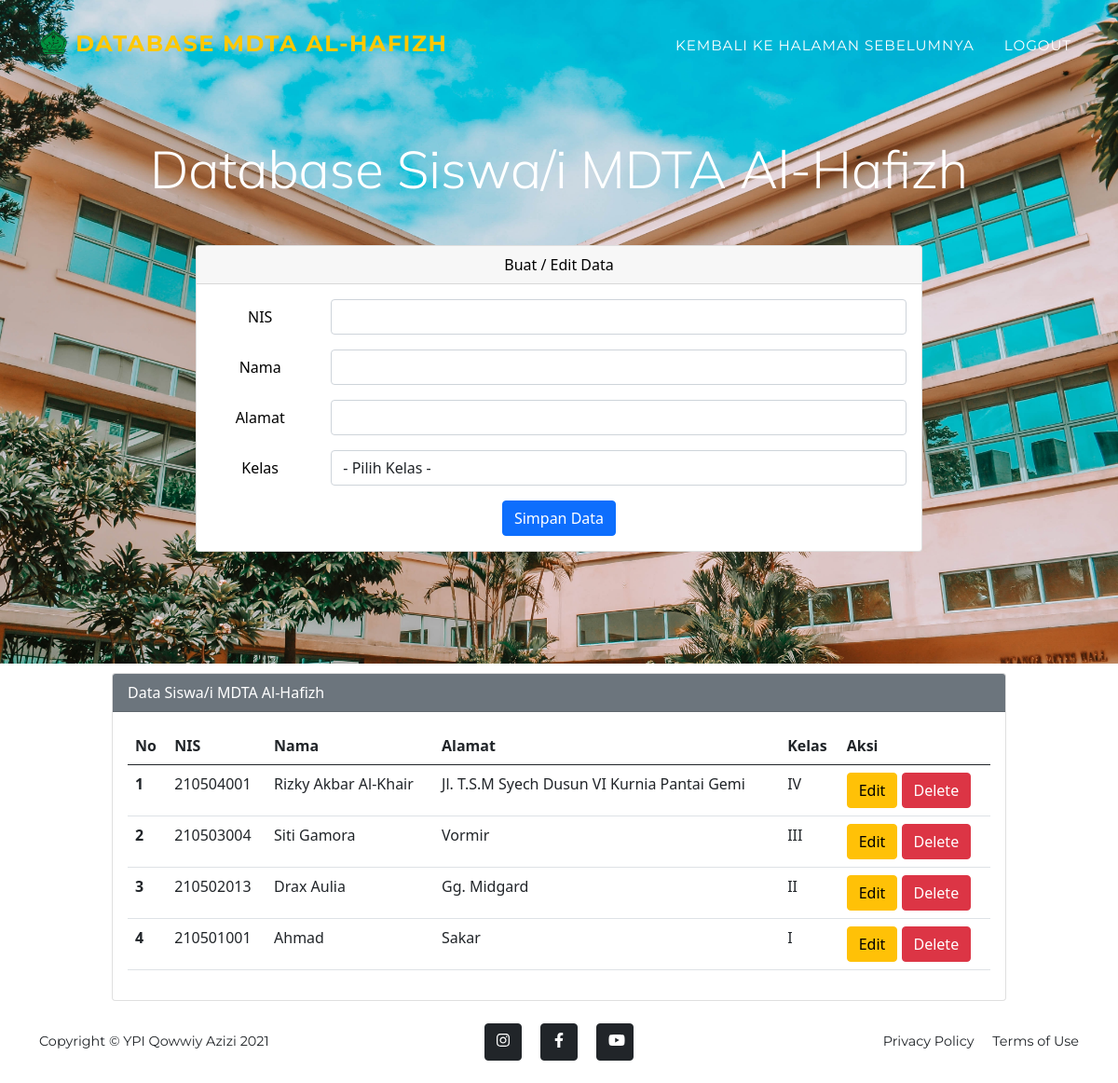
The page /data_mdta.php (signed in) on the database its author committed.
### tables this page shows
CREATE TABLE `dbmda` (
  `id` int(200) NOT NULL,
  `nis` varchar(333) NOT NULL,
  `nama` varchar(333) NOT NULL,
  `alamat` varchar(333) NOT NULL,
  `kelas` varchar(333) NOT NULL
);

### data_mdta.php (the view, shortened to what this page needs)
<?php
$host       = "localhost";
$user       = "root";
$pass       = "";
$db         = "dbsekolah";
$koneksi    = mysqli_connect($host, $user, $pass, $db);
$nis        = "";
$nama       = "";
$alamat     = "";
?>
<!DOCTYPE html>
<html lang="en">
    <head>
        <link href="styles.css" rel="stylesheet" />
        <link href="https://cdn.jsdelivr.net/npm/bootstrap@5.0.0-beta2/dist/css/bootstrap.min.css" rel="stylesheet">
    </head>
    <body id="page-top">
        <nav class="navbar navbar-expand-lg navbar-dark fixed-top" id="mainNav">
            <div class="container">
                <a class="navbar-brand" href="#page-top"><img src="YPI.png" class="mb-2" alt="..." />      Database MDTA Al-Hafizh</a>
                <div class="collapse navbar-collapse" id="navbarResponsive">
                    <ul class="navbar-nav text-uppercase ms-auto py-4 py-lg-0">
                        <li class="nav-item"><a class="nav-link" href="landing-page-tendik.php">Kembali Ke Halaman Sebelumnya</a></li>
                        <li class="nav-item"><a class="nav-link" href="logout.php">Logout</a></li>
                    </ul>
                </div>
            </div>
        </nav>
        <header class="masthead" style="padding-bottom: 10%;
                                        padding-top: 100px;">
        <div class="jumbotron">
            <div class="container">
                <div class="col-lg-12 text-center mt-5 mb-5">
                    <h3 class="display-4" id="font-amru">Database Siswa/i MDTA Al-Hafizh</h3>
                </div>
            </div>
        </div>
        <div class="mx-auto">
            <div class="card">
                <div class="card-header" style="color : black">
                    Buat / Edit Data
                </div>
                <div class="card-body">
                    <form action="" method="POST">
                        <div class="mb-3 row">
                            <label for="nis" class="col-sm-2 col-form-label" style="color: black">NIS</label>
                            <div class="col-sm-10">
                                <input type="text" class="form-control" id="nis" name="nis" value="<?php echo $nis ?>">
                            </div>
                        </div>
                        <div class="mb-3 row">
                            <label for="nama" class="col-sm-2 col-form-label" style="color : black">Nama</label>
                            <div class="col-sm-10">
                                <input type="text" class="form-control" id="nama" name="nama" value="<?php echo $nama ?>">
                            </div>
                        </div>
                        <div class="mb-3 row">
                            <label for="alamat" class="col-sm-2 col-form-label" style="color : black">Alamat</label>
                            <div class="col-sm-10">
                                <input type="text" class="form-control" id="alamat" name="alamat" value="<?php echo $alamat ?>">
                            </div>
                        </div>
                        <div class="mb-3 row">
                            <label for="kelas" class="col-sm-2 col-form-label" style="color : black">Kelas</label>
                            <div class="col-sm-10">
                                <select class="form-control" name="kelas" id="kelas">
                                    <option value="">- Pilih Kelas -</option>
                                </select>
                            </div>
                        </div>
                        <div class="col-12">
                            <input type="submit" name="simpan" value="Simpan Data" class="btn btn-primary" />
                        </div>
                    </form>
                </div>
            </div>
            </div>
            </header>
        <div class="mx-auto" style="width: 80%">
            <div class="card">
                <div class="card-header text-white bg-secondary">
                    Data Siswa/i MDTA Al-Hafizh
                </div>
                <div class="card-body">
                    <table class="table">
                        <thead>
                            <tr>
                                <th scope="col">No</th>
                                <th scope="col">NIS</th>
                                <th scope="col">Nama</th>
                                <th scope="col">Alamat</th>
                                <th scope="col">Kelas</th>
                                <th scope="col">Aksi</th>
                            </tr>
                        </thead>
                        <tbody>
                            <?php
                            $sql2   = "select * from dbmda order by id desc";
                            $q2     = mysqli_query($koneksi, $sql2);
                            $urut   = 1;
                            while ($r2 = mysqli_fetch_array($q2)) {
                                $id         = $r2['id'];
                                $nis        = $r2['nis'];
                                $nama       = $r2['nama'];
                                $alamat     = $r2['alamat'];
                                $kelas      = $r2['kelas'];
                            ?>
                                <tr>
                                    <th scope="row"><?php echo $urut++ ?></th>
                                    <td scope="row"><?php echo $nis ?></td>
                                    <td scope="row"><?php echo $nama ?></td>
                                    <td scope="row"><?php echo $alamat ?></td>
                                    <td scope="row"><?php echo $kelas ?></td>
                                    <td scope="row">
                                        <a href="data_mdta.php?op=edit&id=<?php echo $id ?>"><button type="button" class="btn btn-warning">Edit</button></a>
                                        <a href="data_mdta.php?op=delete&id=<?php echo $id?>" onclick="return confirm('Yakin mau delete data?')"><button type="button" class="btn btn-danger">Delete</button></a>
                                    </td>
                                </tr>
                            <?php
                            }
                            ?>
                        </tbody>
                    </table>
                </div>
            </div>
        </div>
        <footer class="footer py-4">
            <div class="container">
                <div class="row align-items-center">
                    <div class="col-lg-4 text-lg-start">Copyright &copy; YPI Qowwiy Azizi 2021</div>
                    <div class="col-lg-4 my-3 my-lg-0">
                        <a class="btn btn-dark btn-social mx-2" href="https://www.instagram.com/"><i class="fab fa-instagram"></i></a>
                        <a class="btn btn-dark btn-social mx-2" href="https://id-id.facebook.com/"><i class="fab fa-facebook-f"></i></a>
                        <a class="btn btn-dark btn-social mx-2" href="https://www.youtube.com/"><i class="fab fa-youtube"></i></a>
                    </div>
                    <div class="col-lg-4 text-lg-end">
                        <a class="link-dark text-decoration-none me-3" href="#!">Privacy Policy</a>
                        <a class="link-dark text-decoration-none" href="#!">Terms of Use</a>
                    </div>
                </div>
            </div>
        </footer>
    </body>
</html>

### data_mdta.php (style rules this page uses)
.mx-auto { width: 65%; }
.card { margin-top: 10px; }
#font-amru { font-family: 'Mulish', sans-serif; }

### rows shown on the page
dbmda: nis "210504001", nama "Rizky Akbar Al-Khair", alamat "Jl. T.S.M Syech Dusun VI Kurnia Pantai Gemi", kelas "IV"
dbmda: nis "210503004", nama "Siti Gamora", alamat "Vormir", kelas "III"
dbmda: nis "210502013", nama "Drax Aulia", alamat "Gg. Midgard", kelas "II"
dbmda: nis "210501001", nama "Ahmad", alamat "Sakar", kelas "I"
